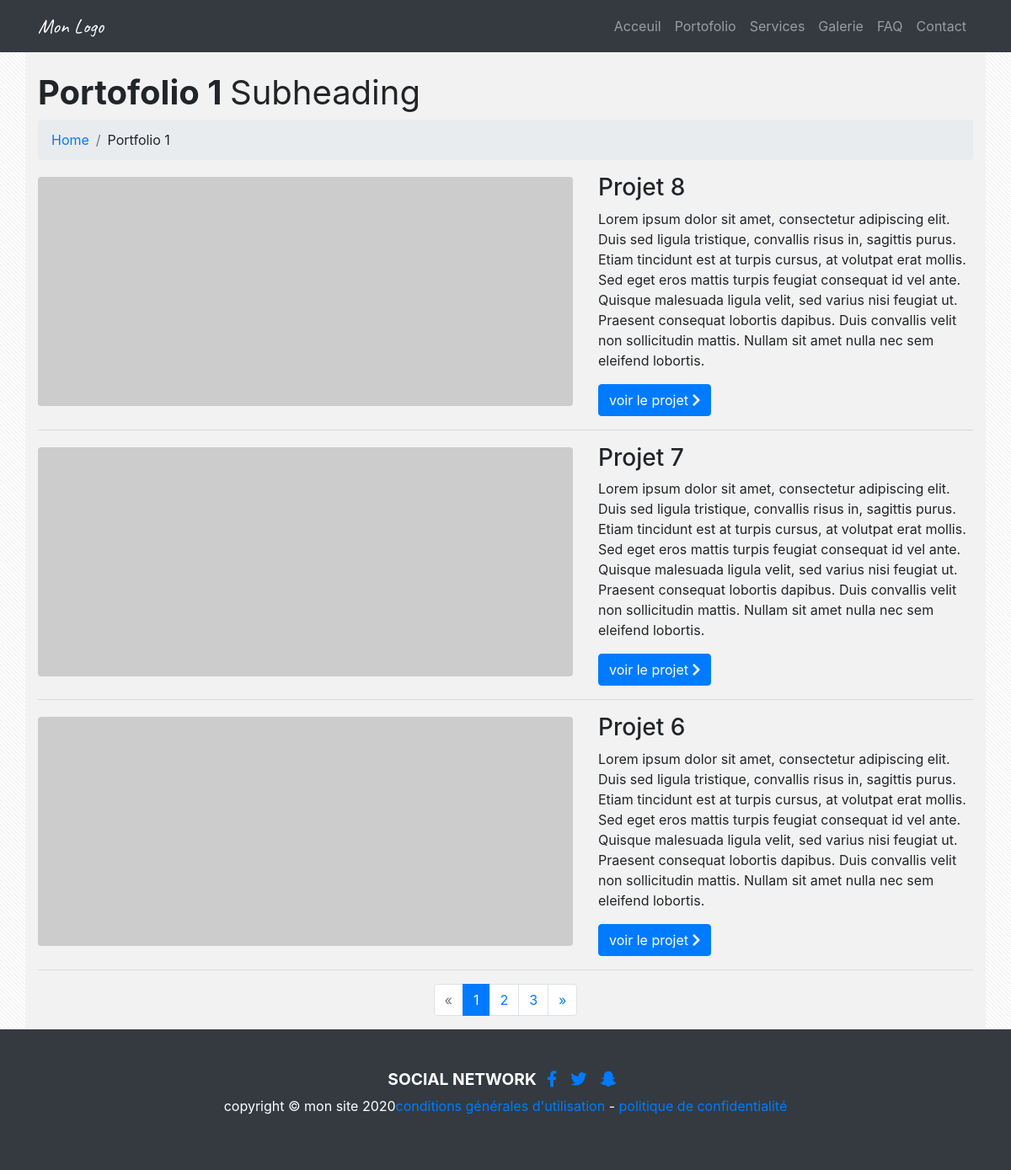
Screenshot of /portfolio.php with the database file from the repository.
### tables this page shows
CREATE TABLE `portfolio` (
  `id` int(11) NOT NULL,
  `image` varchar(255) NOT NULL,
  `alt` varchar(255) NOT NULL,
  `titre` varchar(255) NOT NULL,
  `texte` text NOT NULL,
  `lien_texte` varchar(255) NOT NULL,
  `lien_url` varchar(255) NOT NULL
);

CREATE TABLE `footer` (
  `id` int(11) NOT NULL,
  `titre` varchar(255) NOT NULL,
  `texte` varchar(255) NOT NULL,
  `conditions_txt` varchar(255) NOT NULL,
  `conditions_lien` varchar(255) NOT NULL,
  `termes_txt` varchar(255) NOT NULL,
  `termes_lien` varchar(255) NOT NULL
);

CREATE TABLE `social_networks` (
  `id` int(11) NOT NULL,
  `icone` varchar(255) NOT NULL,
  `lien` varchar(255) NOT NULL
);

### portfolio.php (the view, shortened to what this page needs)
<!DOCTYPE html>
<html lang="fr">
<head>
	<?php
		require_once 'includes/head.php';
		?>
</head>
<body>
	<?php
	require_once 'includes/navigation.php'
	?>
	<div class="container">
		<h1 class="font-weight-bold pt-4">Portofolio 1 <span class="font-weight-normal">Subheading</span></h1>
		<ul class="breadcrumb">
			<li class="breadcrumb-item"><a href="">Home</a></li>
			<li class="breadcrumb-item">Portfolio 1</li>
		</ul>
		<?php
		$projets_total = $connexion->query("SELECT COUNT(*) FROM portfolio");
		$nbre_projets  = $projets_total->fetch();
		$projets_par_page = 3;
		$nbre_de_pages    = $nbre_projets[0] / $projets_par_page;
		$nbre_de_pages    = ceil($nbre_de_pages);
	if(isset($_GET['page'])){
		$page_actuelle = $_GET['page'];
		$page_actuelle = intval($page_actuelle);
	}else{$page_actuelle = 1;
		 }
	$index = ($page_actuelle - 1) * $projets_par_page;
			$project = $connexion->query("SELECT * FROM portfolio ORDER BY id DESC LIMIT $index, $projets_par_page");
			while($data_project = $project->fetch()){
			?>
		<div class="row">
			<div class="col-lg-7 my-1">
				<img class="img-fluid rounded" src="<?php echo $data_project['image']; ?>" alt="<?php echo $data_project['alt']; ?>" />
			</div>
			<div class="col-lg-5 ">
				<h3><?php echo $data_project['titre']; ?></h3>
				<p>
					<?php echo $data_project['texte']; ?>
				</p>
				<a class="btn btn-primary" href="<?php echo $data_project['lien_url']; ?>" target="_blank"><?php echo $data_project['lien_texte']; ?> <i class="fas fa-chevron-right"></i></a>
			</div>
		</div>
		<hr>
		<?php
			}
		?>
		<div class="row justify-content-center">
			<ul class="pagination">
				<?php
				$page_precedente = $page_actuelle - 1;
				if($page_actuelle == 1){
					$page_precedente = 1;
					$inactif = 'disabled';
				}else{
					$inactif = '';
				}
				echo '<li class="page-item ' . $inactif . '"><a class="page-link" href="portfolio.php?page=' . $page_precedente . '">&laquo;</a></li>';
				for($i = 1; $i <= $nbre_de_pages; $i++){
					if($i == $page_actuelle){
						$active = 'active';
					}else{
						$active = '';
					}
				     echo '<li class="page-item ' . $active . '"><a class="page-link" href="portfolio.php?page=' . $i . '">' . $i . '</a></li>';
				}
				$page_suivante = $page_actuelle + 1;
				if($page_actuelle == $nbre_de_pages){
					$page_suivante = $nbre_de_pages;
					$inactif ='disabled';
				}else{
					$inactif = '';
				}
				echo '<li class="page-item ' . $inactif . '"><a class="page-link" href="portfolio.php?page= ' . $page_suivante . '">&raquo;</a></li>';
					?>
			</ul>
		</div>
	</div>
	<?php require_once 'includes/footer.php'; ?>
</body>
</html>

### includes/footer.php (shortened to what this page needs)
<?php
$footer = $connexion->query("SELECT * FROM footer");
$data_footer = $footer->fetch();
?>
<footer class="bg-dark text-center text-white py-5">
		<h4 class="text-uppercase font-weight-bold">
			<?= $data_footer['titre']; ?>
			<?php
			$return = '';
			$network = $connexion->query("SELECT * FROM social_networks");
			while($data_network = $network->fetch()){
				$return .= '<a class="px-2" href="' . $data_network["lien"] . '" target="_blank">';
				$return .= '<i class="' . $data_network["icone"] . '"></i>';
				$return .= '</a>';
			}
			echo $return;
			?>
		</h4>
		<p><?= $data_footer['texte']; ?><a href="<?= $data_footer['conditions_lien']; ?>"><?= $data_footer['conditions_txt']; ?></a> - <a href="<?= $data_footer['termes_lien']; ?>"><?= $data_footer['termes_txt']; ?></a></p>
	</footer>

### css/style.css (style rules this page uses)
body { background-image: url(../images/overlay.png); cursor: default; }
body > .container { margin-top: 62px; background-color: #F2F2F2; }
footer h4 { font-size: 1.2em }

### rows the page displays
portfolio: titre "Projet 8", texte "Lorem ipsum dolor sit amet, consectetur adipiscing elit. Duis sed ligula tristique, convallis risus in, sagittis purus. Etiam tincidunt est at turpis cursus, at volutpat erat mollis. Sed eget eros mattis turpis feugiat consequat id vel ante. Quisque malesuada ligula velit, sed varius nisi feugiat ut. Praesent consequat lobortis dapibus. Duis convallis velit non sollicitudin mattis. Nullam sit amet nulla nec sem eleifend lobortis.", lien_texte "voir le projet"
portfolio: titre "Projet 7", texte "Lorem ipsum dolor sit amet, consectetur adipiscing elit. Duis sed ligula tristique, convallis risus in, sagittis purus. Etiam tincidunt est at turpis cursus, at volutpat erat mollis. Sed eget eros mattis turpis feugiat consequat id vel ante. Quisque malesuada ligula velit, sed varius nisi feugiat ut. Praesent consequat lobortis dapibus. Duis convallis velit non sollicitudin mattis. Nullam sit amet nulla nec sem eleifend lobortis.", lien_texte "voir le projet"
portfolio: titre "Projet 6", texte "Lorem ipsum dolor sit amet, consectetur adipiscing elit. Duis sed ligula tristique, convallis risus in, sagittis purus. Etiam tincidunt est at turpis cursus, at volutpat erat mollis. Sed eget eros mattis turpis feugiat consequat id vel ante. Quisque malesuada ligula velit, sed varius nisi feugiat ut. Praesent consequat lobortis dapibus. Duis convallis velit non sollicitudin mattis. Nullam sit amet nulla nec sem eleifend lobortis.", lien_texte "voir le projet"
footer: titre "SOCIAL NETWORK", texte "copyright © mon site 2020", conditions_txt "conditions générales d'utilisation", termes_txt "politique de confidentialité"
